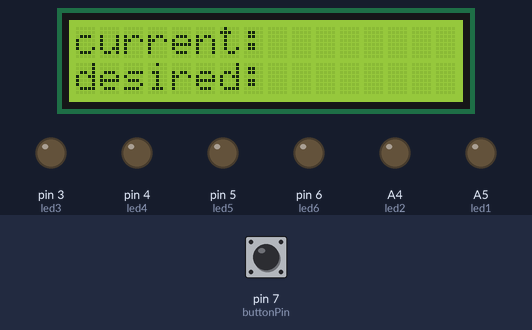
Simulated run of this sketch. Board: Arduino Uno, built with avr-gcc and run on an emulated ATmega328P. Parts: 16×2 character LCD, output pins drawn as LEDs (lit = HIGH). Inputs (shaded band) come from the test bench; at power-on: pin 7 (buttonPin) LOW.

Above: at 1.2 s.
1.3 s: pin 7 (buttonPin) pulled HIGH for 0.15 s
At 1.9 s:
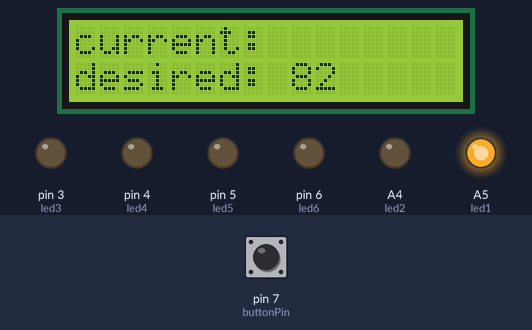
2.9 s: pin 7 (buttonPin) pulled HIGH for 1 s
At 4.5 s:
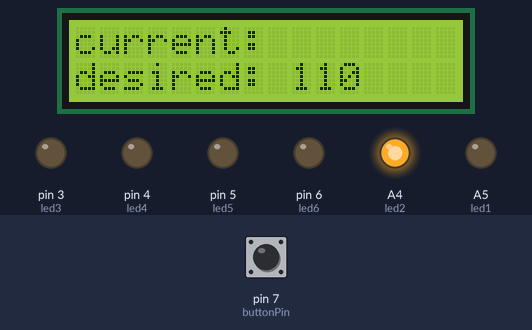
5.4 s: pin 7 (buttonPin) pulled HIGH for 0.15 s
At 6.7 s:
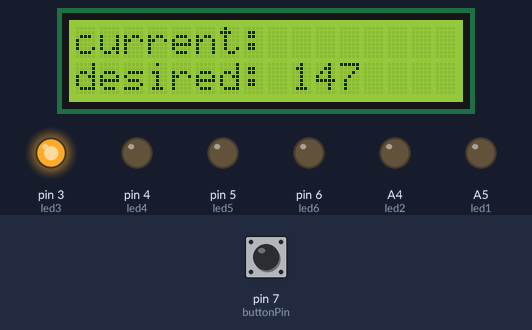
7.0 s: pin 7 (buttonPin) pulled HIGH for 3.2 s
At 11.4 s:
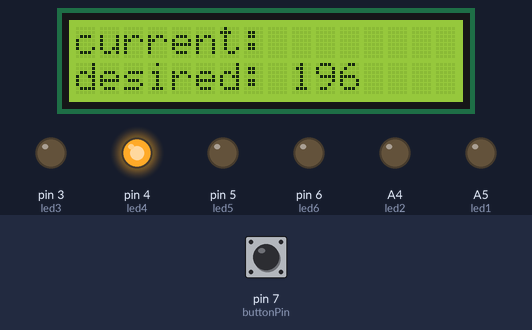
11.7 s: pin 7 (buttonPin) pulled HIGH for 0.15 s
At 13.0 s:
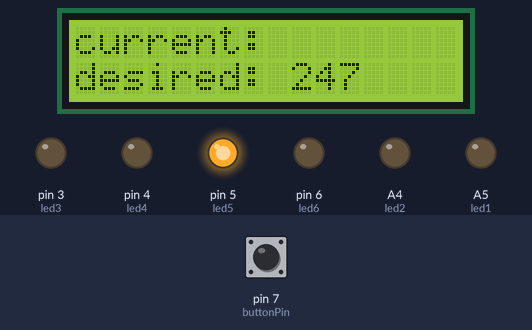
13.3 s: pin 7 (buttonPin) pulled HIGH for 1 s
At 14.8 s:
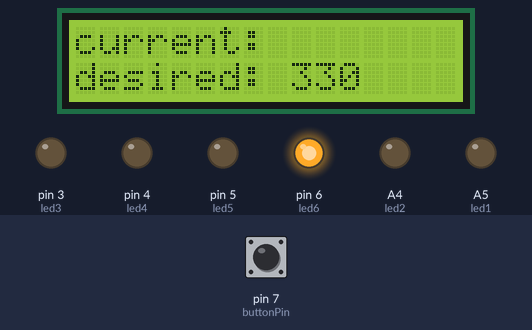
Timing chart, 0 to 16.3 s (numbered marks = the images above; inputs shaded):
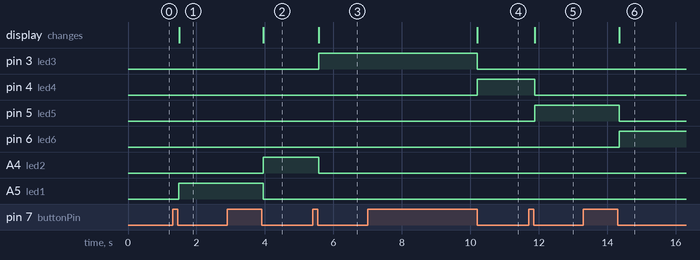

The sketch:

LEDandLCD.ino
```cpp
// include the library code:
#include <ShiftedLCD.h>
#include <SPI.h>

// initialize the library with the number of the sspin
// (or the latch pin of the 74HC595)
LiquidCrystal lcd(10);

int led1 = A5;
int led2 = A4;
int led3 = 3;
int led4 = 4;
int led5 = 5;
int led6 = 6;
int buttonPin = 7;
int speedPin = 9;
int dir1 = 8;
int dir2 = 12;
int mSpeed = 200;
int buttonState;
int currentState = 0;
int oldState = 0;
int desired;

void setup() {
  // put your setup code here, to run once:
  pinMode(led1,OUTPUT);
  pinMode(led2,OUTPUT);
  pinMode(led3,OUTPUT);
  pinMode(led4,OUTPUT);
  pinMode(led5,OUTPUT);
  pinMode(led6,OUTPUT);
  pinMode(buttonPin, INPUT);
  lcd.begin(16, 2);
  lcd.setCursor(0, 1);
  lcd.print("desired:");
  lcd.setCursor(0, 0);
  lcd.print("current:");
}

void loop() {
  // put your main code here, to run repeatedly:
  buttonState = digitalRead(buttonPin); // Read whether or not the button is on or off
  if (buttonState == 1){ //button has been pressed
    delay(50);
    buttonState = digitalRead(buttonPin);
    if (buttonState == 0){//button pressed once
       currentState = oldState + 1;
    }
  }
  else {
    delay(100);
  }
  switch (currentState) {
    case 1:
    digitalWrite(led1, HIGH);
    digitalWrite(led2, LOW);
    digitalWrite(led3, LOW);
    digitalWrite(led4, LOW);
    digitalWrite(led5, LOW);
    digitalWrite(led6, LOW);
    lcd.setCursor(0, 1);
    lcd.print("desired: 82");
    desired = 82;
    oldState = currentState;
    break;

    case 2:
    digitalWrite(led1, LOW);
    digitalWrite(led2, HIGH);
    digitalWrite(led3, LOW);
    digitalWrite(led4, LOW);
    digitalWrite(led5, LOW);
    digitalWrite(led6, LOW);
    lcd.setCursor(0, 1);
    lcd.print("desired: 110");
    desired = 110;
    oldState = currentState;
    break;

    case 3:
    digitalWrite(led1, LOW);
    digitalWrite(led2, LOW);
    digitalWrite(led3, HIGH);
    digitalWrite(led4, LOW);
    digitalWrite(led5, LOW);
    digitalWrite(led6, LOW);
    lcd.setCursor(0, 1);
    lcd.print("desired: 147");
    desired = 147;
    oldState = currentState;
    break;

    case 4:
    digitalWrite(led1, LOW);
    digitalWrite(led2, LOW);
    digitalWrite(led3, LOW);
    digitalWrite(led4, HIGH);
    digitalWrite(led5, LOW);
    digitalWrite(led6, LOW);
    lcd.setCursor(0, 1);
    lcd.print("desired: 196");
    oldState = currentState;
    break;

    case 5:
    digitalWrite(led1, LOW);
    digitalWrite(led2, LOW);
    digitalWrite(led3, LOW);
    digitalWrite(led4, LOW);
    digitalWrite(led5, HIGH);
    digitalWrite(led6, LOW);
    lcd.setCursor(0, 1);
    lcd.print("desired: 247");
    oldState = currentState;
    break;

    case 6:
    digitalWrite(led1, LOW);
    digitalWrite(led2, LOW);
    digitalWrite(led3, LOW);
    digitalWrite(led4, LOW);
    digitalWrite(led5, LOW);
    digitalWrite(led6, HIGH);
    lcd.setCursor(0, 1);
    lcd.print("desired: 330");
    oldState = currentState;
    break;

    default:
    digitalWrite(led1, LOW);
    digitalWrite(led2, LOW);
    digitalWrite(led3, LOW);
    digitalWrite(led4, LOW);
    digitalWrite(led5, LOW);
    digitalWrite(led6, LOW);
    lcd.setCursor(0, 1);
    lcd.print("desired:    ");
    oldState = 0;
    break;
  }
}
```

Measured:
- after the input at 1.3 s, A5 (led1): LOW → HIGH after 0.19 s; the display: changes after 0.19 s (image 1)
- after the input at 2.9 s, A4 (led2): LOW → HIGH after 1.0 s; A5 (led1): HIGH → LOW after 1.0 s; the display: changes after 1.0 s (image 2)
- after the input at 5.4 s, pin 3 (led3): LOW → HIGH after 0.17 s; A4 (led2): HIGH → LOW after 0.17 s; the display: changes after 0.18 s (image 3)
- after the input at 7.0 s, pin 3 (led3): HIGH → LOW after 3.2 s; pin 4 (led4): LOW → HIGH after 3.2 s; the display: changes after 3.2 s (image 4)
- after the input at 11.7 s, pin 4 (led4): HIGH → LOW after 0.19 s; pin 5 (led5): LOW → HIGH after 0.19 s; the display: changes after 0.19 s (image 5)
- after the input at 13.3 s, pin 5 (led5): HIGH → LOW after 1.0 s; pin 6 (led6): LOW → HIGH after 1.0 s; the display: changes after 1.0 s (image 6)
